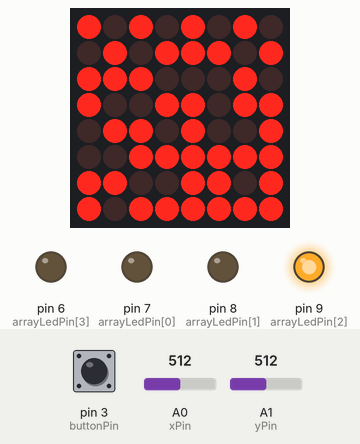
Recording of a sketch running on a simulated Arduino Uno, built with avr-gcc and run on an emulated ATmega328P. On the bench: 8×8 LED matrix, output pins drawn as LEDs (lit = HIGH). The inputs (shaded band) are chosen by the test bench; at power-on: pin 3 (buttonPin) HIGH, A0 (xPin) = 512, A1 (yPin) = 512. Random numbers use the default seed unless the sketch sets one.

Above: at 1.2 s.
1.3 s: pin 3 (buttonPin) pulled LOW for 0.15 s
At 2.8 s:
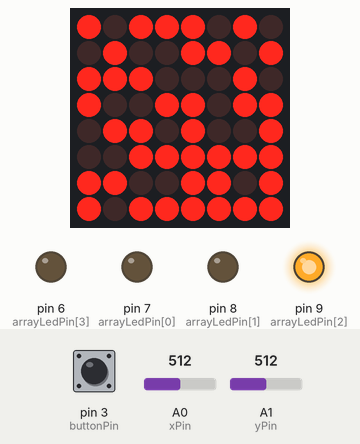
4.4 s: A0 (xPin) set to 211
6.5 s: A0 (xPin) set to 181
At 7.6 s:
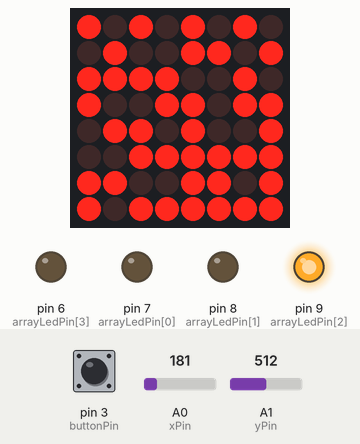
9.5 s: pin 3 (buttonPin) pulled LOW for 1 s
At 10.6 s:
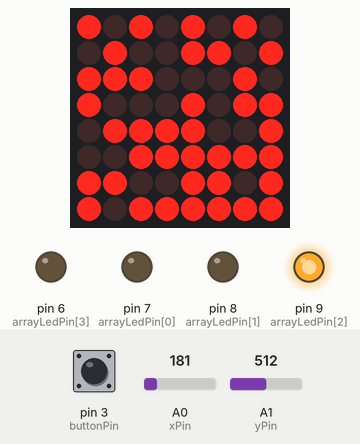
13.5 s: A0 (xPin) set to 584
15.3 s: A0 (xPin) set to 615
At 16.8 s:
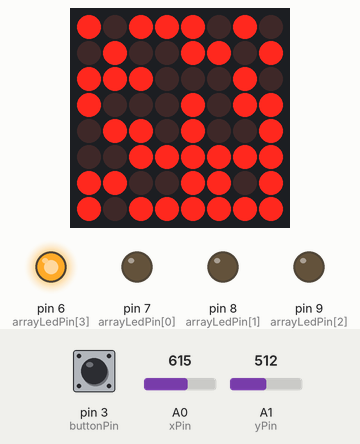
Timing chart, 0 to 18.3 s (numbered marks = the images above; inputs shaded):
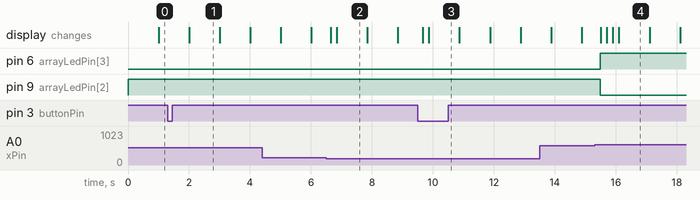

Measured:
- the behaviour switches between 200 and 199 on A0 (xPin) (found by bisection; images 1 and 2)
- the behaviour switches between 600 and 601 on A0 (xPin) (found by bisection; images 3 and 4)
- after the input at 15.3 s, pin 6 (arrayLedPin[3]): LOW → HIGH after 0.19 s; pin 9 (arrayLedPin[2]): HIGH → LOW after 0.19 s
- what the display in image 1 shows lasts 1.0 s, from 2.0 s to 3.0 s

The sketch:

Homework_7.ino
```cpp
#include "LedControl.h"
/*

  Small game on 8x8 matrix - Shoot walls

Game rules and logic :
  - Setup : Random player starting position and wall placement
  - Player : Blinks slowly, moves depending on joystick input, can't go through walls or bullet
  - Bullet : one at a time on the map, blinks fast, destroys walls on contact, destroyed if it lands on player's position
  - Four Leds : to indicate the direction of the player - the direction that the bullet follows when shot

TO DO:

DOING:

DONE:
  - Setup hardware
  - Matrix logic
  - Joystick logic
  - Implement payer movement + blink
  - Implement bullet being shot + blink + interact with walls and player
  - Fix "Bullet goes through wall if on next position from player" bug - add "&& buttonReading != buttonState" in CheckButton()
  - Fix "Player not moving on same row and column of bullet" bug - (bulletPosX != playerPosX || bulletPosY != playerPosY)
  - Add leds for indicating direction of player
  - Take out player movement out of bounds resulting in going on the other side

*/

/// Matrix control variables
const byte dinPin = 12;
const byte clockPin = 11;
const byte loadPin = 10;
const byte matrixSize = 8;
LedControl lc = LedControl(dinPin, clockPin, loadPin, 1);
byte matrixBrightness = 2;
byte matrixChanged = HIGH;

/// Joystick variables
const int xPin = A0;
const int yPin = A1;
const int minThreshold = 200;
const int maxThreshold = 600;

/// Player variables - position, direction of movement, blink, movement
int playerPosX = 0;
int playerPosY = 0;
int playerLastPosX = 0;
int playerLastPosY = 0;
int playerDirectionX = 1;
int playerDirectionY = 0;
int playerLastDirectionX = 1;
int playerLastDirectionY = 0;
const byte moveIntervalPlayer = 200;
unsigned long long lastMovedPlayer = 0;
const short blinkIntevalPlayer = 1000;
unsigned long long lastBlinkPlayer = 0;

const int initNumWalls = 40;
int numWalls = 0;

/// Bullet variables - movement, direction, blinking
int bulletPosX = -1;
int bulletPosY = -1;
int bulletDirectionX = 0;
int bulletDirectionY = 0;
byte bulletShot = LOW;
const int moveIntervalBullet = 1000;
unsigned long long lastMoveBullet = 0;
const int blinkIntervalBullet = 200;
unsigned long long lastBlinkBullet = 0;

/// Button variables - shooting
const byte buttonPin = 3;
byte buttonReading = LOW;
byte buttonLastReading = LOW;
byte buttonState = LOW;
unsigned long long lastDebounceTime = 0;
const byte debounceDelay = 50;

/// Matrix in memory
byte matrix[matrixSize][matrixSize] = {
  {0, 0, 0, 0, 0, 0, 0, 0},
  {0, 0, 0, 0, 0, 0, 0, 0},
  {0, 0, 0, 0, 0, 0, 0, 0},
  {0, 0, 0, 0, 0, 0, 0, 0},
  {0, 0, 0, 0, 0, 0, 0, 0},
  {0, 0, 0, 0, 0, 0, 0, 0},
  {0, 0, 0, 0, 0, 0, 0, 0},
  {0, 0, 0, 0, 0, 0, 0, 0}
};

// const byte ledPinUp = 7;
// const byte ledPinDown = 8;
// const byte ledPinLeft = 9;
// const byte ledPinRight = 6;

/// Pins for direction leds
byte arrayLedPin[] = {7, 8, 9, 6};


void setup() {
  // put your setup code here, to run once:
  Serial.begin(9600);
  randomSeed(analogRead(A3)); /// increase randomness if nothing connected

  pinMode(buttonPin, INPUT_PULLUP);
  for(int i = 0; i < 4; i++) pinMode(arrayLedPin[i], OUTPUT);

  /// Setup for the game : turn led on for direction, generate walls, setup matrix, generate random position for player
  DirectionLedLight();
  lc.shutdown(0, false);
  lc.setIntensity(0, matrixBrightness);
  lc.clearDisplay(0);
  playerPosX = random(0, matrixSize);
  playerLastPosX = playerPosX;
  playerPosY = random(0, matrixSize);
  playerLastPosY = playerPosY;
  matrix[playerPosX][playerPosY] = 1;
  while(numWalls != initNumWalls) {
    numWalls += GenerateWalls();
  }

}

void loop() {
  // put your main code here, to run repeatedly:
  if(matrixChanged == HIGH) { /// only refresh matrix if sommething has changed
    UpdateMatrix();
    matrixChanged = LOW;
  }
  CheckPlayerAndBullet();
  CheckButton();
}

void DirectionLedLight() { //// Check direction and turn on right led, "magic numbers" for memory
  int currLed = -1;
  if(playerDirectionX == 1) currLed = 2;
  else if(playerDirectionX == -1) currLed = 3;
  else if(playerDirectionY == 1) currLed = 1;
  else currLed = 0;
  for(int i = 0; i < 4; i++) {
    if(currLed == i) digitalWrite(arrayLedPin[i], 255);
    else digitalWrite(arrayLedPin[i], LOW);
  }
}

int GenerateWalls() { /// function for generating walls - return 1 if a wall was placed, 0 otherwise (there was already something on the position)
  int valueX = random(0, matrixSize);
  int valueY = random(0, matrixSize);
  if(matrix[valueX][valueY] == 1) return 0;
  matrix[valueX][valueY] = 1;
  return 1;
}

void CheckButton() { /// Check if button was pressed - shoot bullet
  buttonReading = digitalRead(buttonPin);
  if(buttonReading != buttonLastReading) lastDebounceTime = millis();
  if(millis() - lastDebounceTime > debounceDelay && buttonReading != buttonState) {
    buttonState = buttonReading;
    if(buttonReading == LOW && bulletShot == LOW) {
        Shoot();
    }
  }
  buttonLastReading = buttonReading;
}

void Shoot() { /// Function to setup button when the button was pressed - take direction of player, check if there is a wall on it or out of bounds
  bulletDirectionX = playerDirectionX;
  bulletDirectionY = playerDirectionY;
  bulletPosX = playerPosX + playerDirectionX;
  bulletPosY = playerPosY + playerDirectionY;
  if(bulletPosX == matrixSize || bulletPosX == -1 || bulletPosY == matrixSize || bulletPosY == -1) return;
  if(matrix[bulletPosX][bulletPosY] == 1) {
    matrix[bulletPosX][bulletPosY] = 0;
    bulletShot = LOW;
    return;
  }
  bulletShot = HIGH;
  lastMoveBullet = millis();
  lastBlinkBullet = millis();
  matrix[bulletPosX][bulletPosY] = 1;
  matrixChanged = HIGH;
}

void UpdateMatrix() { /// function called when there is a change in the matrix to refresh
  for(int row = 0; row < matrixSize; row++) {
    for(int col = 0; col < matrixSize; col++) {
      lc.setLed(0, row, col, matrix[row][col]);
    }
  }
}

void CheckPlayerAndBullet() { /// every "interval" check or change
  if(bulletShot == HIGH && millis() - lastBlinkBullet > blinkIntervalBullet) { /// blink of bullet if on matrix
    matrix[bulletPosX][bulletPosY] = ! matrix[bulletPosX][bulletPosY];
    lastBlinkBullet = millis();
    matrixChanged = HIGH;
  }

  if(bulletShot == HIGH && (millis() - lastMoveBullet > moveIntervalBullet)) { /// movement of bullet if on matrix
    MoveBullet();
    lastMoveBullet = millis();
    matrixChanged = HIGH;
  }

  if(millis() - lastMovedPlayer > moveIntervalPlayer) { /// movement of player
    CheckMovePlayer();
    lastMovedPlayer = millis();
  }

  if(millis() - lastBlinkPlayer > blinkIntevalPlayer) { /// blink of player
    matrix[playerPosX][playerPosY] = ! matrix[playerPosX][playerPosY];
    lastBlinkPlayer = millis();
    matrixChanged = HIGH;
  }
}

void CheckMovePlayer() { /// Movement of player based on joystick input
  int valueX = analogRead(xPin);
  int valueY = analogRead(yPin);
  playerLastPosX = playerPosX;
  playerLastPosY = playerPosY;
  playerLastDirectionX = playerDirectionX;
  playerLastDirectionY = playerDirectionY;

  if(valueX < minThreshold) {
    if(playerPosX < matrixSize - 1) playerPosX++;
    // else playerPosX = 0;
    playerDirectionX = 1;
    playerDirectionY = 0;
  }
  else if(valueX > maxThreshold) {
    if(playerPosX > 0) playerPosX--;
    // else playerPosX = matrixSize - 1;
    playerDirectionX = -1;
    playerDirectionY = 0;
  }

  else if(valueY > maxThreshold) {
    if(playerPosY < matrixSize - 1) playerPosY++;
    // else playerPosY = 0;
    playerDirectionX = 0;
    playerDirectionY = 1;
  }
  else if(valueY < minThreshold) {
    if(playerPosY > 0) playerPosY--;
    // else playerPosY = matrixSize - 1;
    playerDirectionX = 0;
    playerDirectionY = -1;
  }

  if((playerPosX != playerLastPosX || playerPosY != playerLastPosY) &&
    matrix[playerPosX][playerPosY] != 1 && (
      bulletShot == LOW || (bulletPosX != playerPosX || bulletPosY != playerPosY)
    )) { /// can't move on top of wall, bullet
      matrixChanged = true;
      matrix[playerLastPosX][playerLastPosY] = 0;
      matrix[playerPosX][playerPosY] = 1;
      lastBlinkPlayer = millis();
  }
  else { /// if the movement is illegal, take previous position
    playerPosX = playerLastPosX;
    playerPosY = playerLastPosY;
  }
  if(playerLastDirectionX != playerDirectionX || playerLastDirectionY != playerDirectionY) DirectionLedLight(); /// only update direction leds if the direction has changed
}

void MoveBullet() { /// Bullet movement - test for collision and out of bounds
  bulletPosX += bulletDirectionX;
  bulletPosY += bulletDirectionY;
  matrix[bulletPosX - bulletDirectionX][bulletPosY - bulletDirectionY] = 0;

  if(bulletPosX == matrixSize || bulletPosX == -1 || bulletPosY == matrixSize || bulletPosY == -1) {
    bulletShot = LOW;
    return;
  }
  if(bulletPosX == playerPosX && bulletPosY == playerPosY) {
    bulletShot = LOW;
    return;
  }
  if(matrix[bulletPosX][bulletPosY] == 1) {
    matrix[bulletPosX][bulletPosY] = 0;
    bulletShot = LOW;
    return;
  }
  matrix[bulletPosX][bulletPosY] = 1;
}
```
